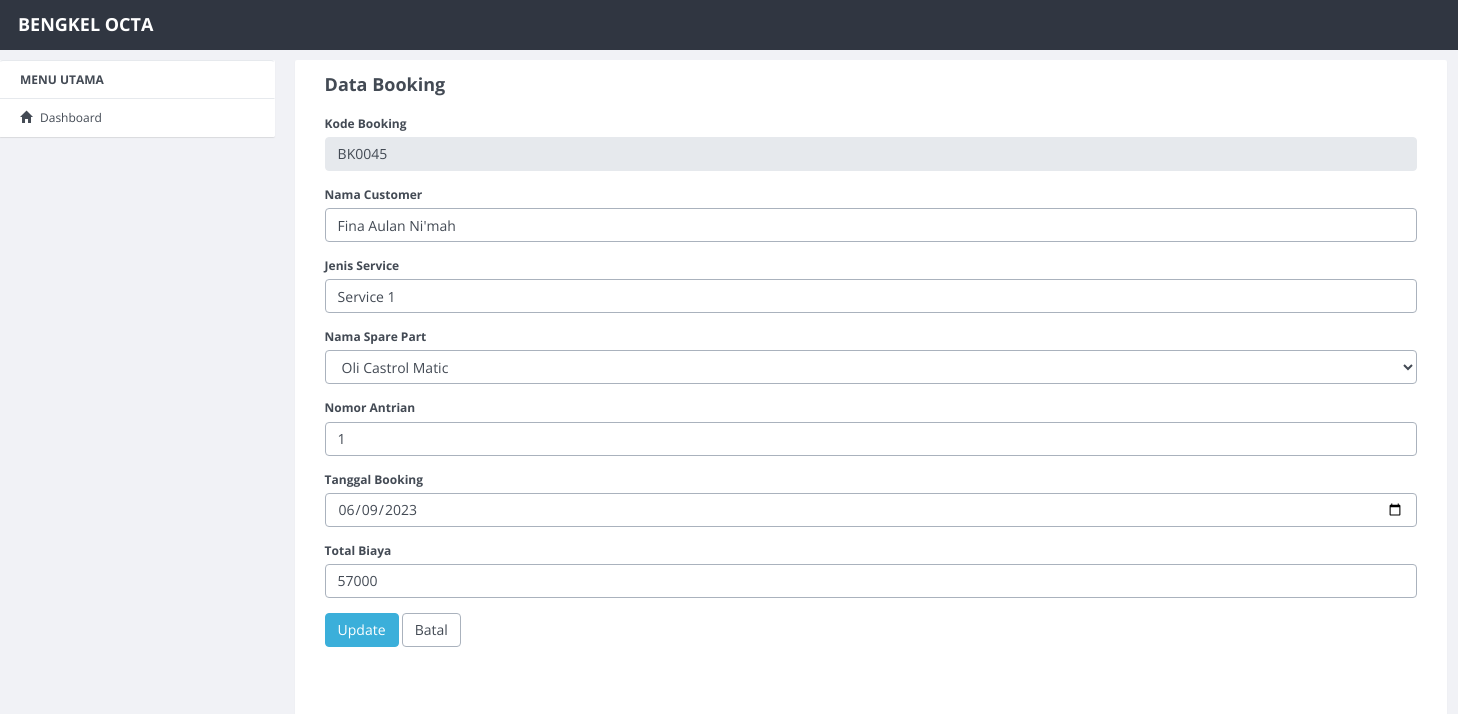
/transaksi/booking/update/45.html, run on an earlier commit of the app's database.
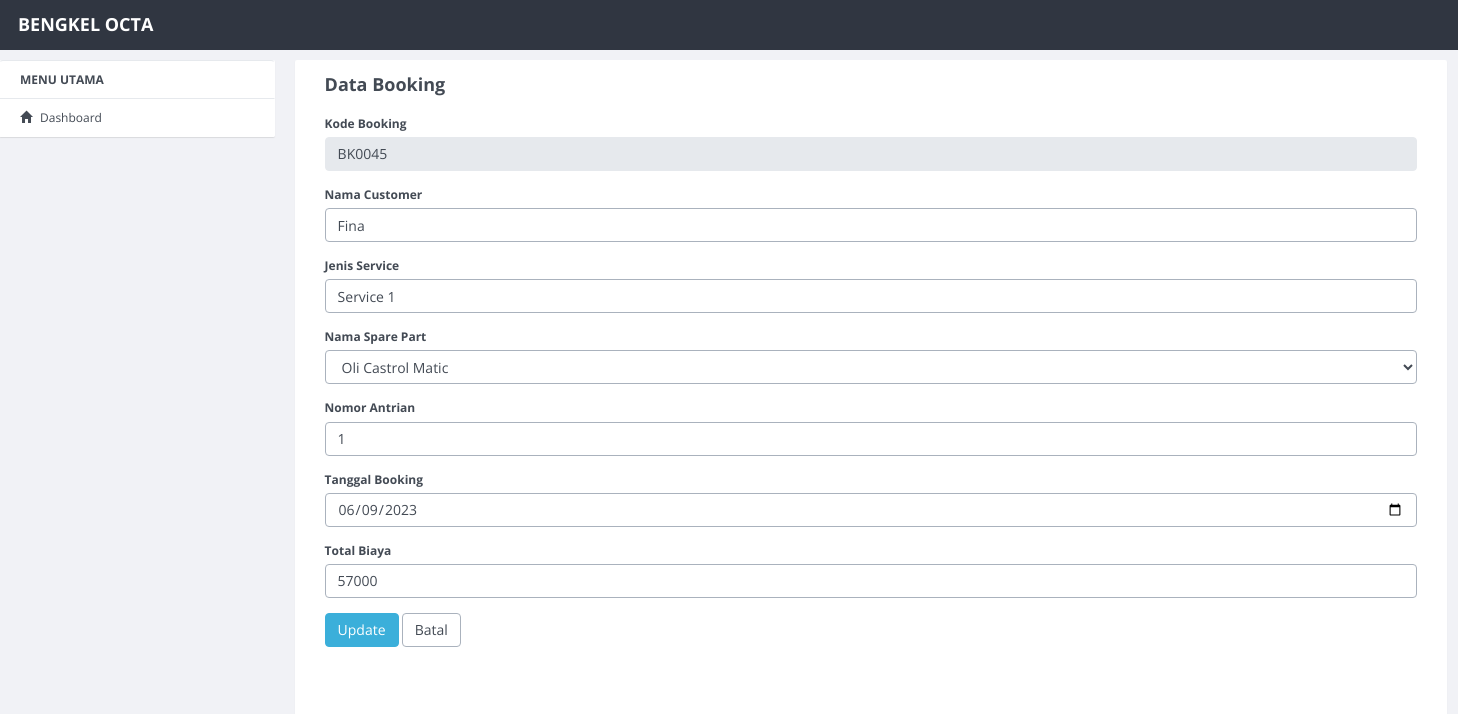
And on a later commit of the database.
### tables this page shows
CREATE TABLE `booking` (
  `id_booking` int(11) NOT NULL,
  `tgl_booking` date DEFAULT NULL,
  `no_antrian` int(11) DEFAULT NULL,
  `total_biaya` int(11) DEFAULT NULL,
  `id_sparepart` int(11) NOT NULL,
  `id_customer` int(11) DEFAULT NULL,
  `jenis_service` varchar(255) DEFAULT NULL,
  `nama_customer` varchar(255) NOT NULL
);

CREATE TABLE `sparepart` (
  `kd_sparepart` int(11) NOT NULL,
  `nama_sparepart` varchar(255) DEFAULT NULL,
  `qty` int(11) DEFAULT NULL,
  `harga` int(11) DEFAULT NULL
);

### application/controllers/transaksi/Booking.php (called while the page is built, shortened)
<?php
class Booking extends CI_Controller
{
  function __construct()
  {
    $this->load->model('Booking_model');
    $this->load->model('No_urut');
    $this->load->library('form_validation');
  }
  public function update($id)
  {
    $row = $this->Booking_model->get_by_id($id);
    if ($row) {
      $data = array(
        'button' => 'Update',
        'action' => site_url('transaksi/booking/update_action'),
        'id_booking' => set_value('id_booking', $row->id_booking),
        'kd_booking' => 'BK' . set_value('kd_booking', str_pad($row->id_booking, 4, "0", STR_PAD_LEFT)),
        'no_antrian' => set_value('no_antrian', $row->no_antrian),
        'tgl_booking' => set_value('tgl_booking', $row->tgl_booking),
        'total_biaya' => set_value('total_biaya', $row->total_biaya),
        'jenis_service' => set_value('jenis_service', $row->jenis_service),
        'id_sparepart' => set_value('id_sparepart', $row->id_sparepart),
        'nama_customer' => set_value('nama_customer', $row->nama_customer),
        'konten' => 'transaksi/booking/booking_form',
        'judul' => 'Data Booking',
      );
      $this->load->view('dashboard', $data);
    } else {
      $this->session->set_flashdata('message', 'Record Not Found');
      redirect(site_url('transaksi/booking'));
    }
  }
}

### index.php (called while the page is built, shortened)
<?php
require_once BASEPATH.'core/CodeIgniter.php';

### application/models/Booking_model.php (called while the page is built, shortened)
<?php
class Booking_model extends CI_Model
{
  public $table = 'booking';
  public $id    = 'id_booking';
  function get_by_id($id)
  {
    $this->db->where($this->id, $id);
    return $this->db->get($this->table)->row();
  }
}
?>

### application/views/transaksi/booking/booking_form.php (the view, shortened to what this page needs)
<form action="<?php echo $action; ?>" method="post" enctype="multipart/form-data">
  <div class="form-group">
    <label for="varchar">Kode Booking <?php echo form_error('kd_booking') ?></label>
    <input type="text" class="form-control" name="kd_booking" id="kd_booking" placeholder="Kode Booking" value="<?php echo $kd_booking; ?>" disabled />
  </div>
  <div class="form-group">
    <label for="int">Nama Customer <?php echo form_error('nama_customer') ?></label>
    <input type="text" class="form-control" name="nama_customer" id="nama_customer" placeholder="Nama Customer" value="<?php echo $nama_customer; ?>" />
  </div>
  <div class="form-group">
    <label for="int">Jenis Service <?php echo form_error('jenis_service') ?></label>
    <input type="text" class="form-control" name="jenis_service" id="jenis_service" placeholder="Jenis Service" value="<?php echo $jenis_service; ?>" />
  </div>
  <div class="form-group">
    <label for="int">Nama Spare Part <?php echo form_error('id_sparepart') ?></label>
    <select name="id_sparepart" class="form-control">
      <?php
      $sql = $this->db->get('sparepart');
      foreach ($sql->result() as $row) {
      ?>
        <option value="<?php echo $row->kd_sparepart ?>" <?php if ($row->kd_sparepart == $id_sparepart) {
                                                            echo "selected";
                                                          } ?>>
          <?php echo $row->nama_sparepart ?>
        </option>
      <?php } ?>
    </select>
  </div>
  <div class="form-group">
    <label for="varchar">Nomor Antrian <?php echo form_error('no_antrian') ?></label>
    <input type="text" class="form-control" name="no_antrian" id="no_antrian" placeholder="Nomor Antrian" value="<?php echo $no_antrian; ?>" />
  </div>
  <div class="form-group">
    <label for="tgl_booking">Tanggal Booking <?php echo form_error('tgl_booking') ?></label>
    <input type="date" class="form-control" name="tgl_booking" id="tgl_booking" placeholder="Tanggal Booking" value="<?php echo $tgl_booking; ?>" />
  </div>
  <div class="form-group">
    <label for="total_biaya">Total Biaya <?php echo form_error('total_biaya') ?></label>
    <input type="text" class="form-control" name="total_biaya" id="total_biaya" placeholder="Total Biaya" value="<?php echo $total_biaya; ?>" />
  </div>
  <button type="submit" class="btn btn-primary"><?php echo $button ?></button>
  <a href="<?php echo site_url('transaksi/service') ?>" class="btn btn-default">Batal</a>
</form>

### application/views/config/header.php (shortened to what this page needs)
<!DOCTYPE html>
<html>
  <head>
    <link rel="stylesheet" href="assets/dist/css/site.min.css">
    <link href="assets/bootstrap-datepicker.css" rel="stylesheet">
  </head>
  <body>
    <nav role="navigation" class="navbar navbar-custom">
        <div class="container-fluid">
          <h5 style="color: white; margin-left: 13px;">BENGKEL OCTA</h5>
        </div>
      </nav>

### application/views/dashboard.php (shortened to what this page needs)
<?php include 'config/header.php';?>
<head>
</head>
<div class="container-fluid">
  <div class="row row-offcanvas row-offcanvas-left">
    <?php include 'config/menu.php';?>
    <div class="col-xs-12 col-sm-9 content">
      <div class="panel panel-default" style="height: 100vh; min-height: 100%;">
        <div class="panel-body mt-5">
          <div class="content-row">
            <h2 class="content-row-title"><?php echo $judul; ?></h2>
            <div class="row">
              <div class="col-md-12">
                <?php if ($judul == "Dashboard"): ?>
                  <div class="row">
                    <div class="col-md-4">
                      <div class="card">
                        <div class="card-body">
                          <h5 class="card-title">Jumlah Booking</h5>
                          <p class="card-text"><?php echo $jumlah_booking; ?></p>
                        </div>
                      </div>
                    </div>
                    <div class="col-md-4">
                      <div class="card">
                        <div class="card-body">
                          <h5 class="card-title">Sparepart</h5>
                          <p class="card-text"><?php echo $jumlah_sparepart; ?></p>
                        </div>
                      </div>
                    </div>
                    <div class="col-md-4">
                      <div class="card">
                        <div class="card-body">
                          <h5 class="card-title">Paket Services</h5>
                          <p class="card-text"><?php echo $jumlah_paket_services; ?></p>
                        </div>
                      </div>
                    </div>
                  </div>
                <?php else: ?>
                  <?php include $konten . '.php';?>
                <?php endif;?>
              </div>
            </div>
          </div>
        </div>
      </div>
    </div>
  </div>
</div>

### application/views/config/menu.php (shortened to what this page needs)
<div class="col-xs-6 col-sm-3 sidebar-offcanvas" role="navigation">
  <ul class="list-group panel">
    <li class="list-group-item">
      <b>MENU UTAMA</b>
    </li>
    <li class="list-group-item"><a href="dashboard"><i class="glyphicon glyphicon-home"></i>Dashboard </a></li>
  </ul>
</div>

What changed in the data, as far as the page shows it:
changed booking "Service 1": nama_customer (not shown) → "Fina"
Also different on the page:
form field nama_customer: "Fina Aulan Ni'mah" → (not shown)
